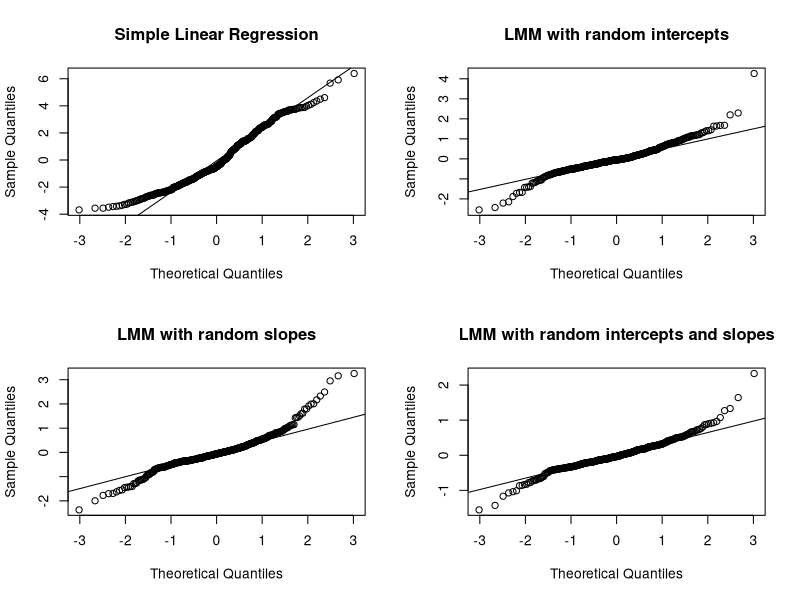
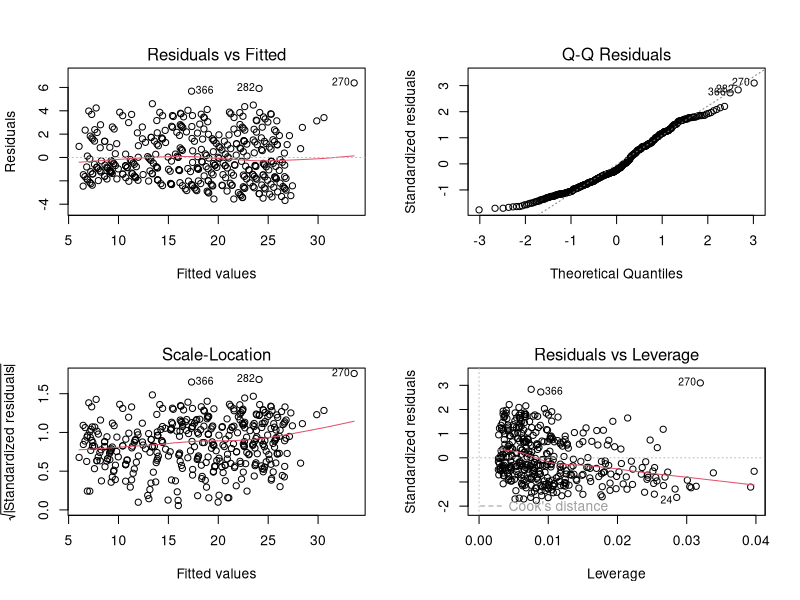

The R script that drew these images, in order:
## ---- chunk 1
library(here)
library(lattice)
library(lme4)
library(ggplot2)
## ---- chunk 2
# Read in data file
tern14 <- read.table("Terns2014.csv", header = TRUE, sep = ',', na.strings = "na")
## ---- chunk 3
# Only using simple Linear Regression
Model <- lm(Age ~ Wing * ID, data = tern14)
summary(Model)
AIC(Model)
## ---- chunk 4
Model.1 <- lmer(Age ~ Wing + (1|ID), data = tern14)
AIC(Model.1)
## ---- chunk 5
summary(Model.1)
## ---- chunk 6
model1_coef <- coef(Model.1)$ID
summary(model1_coef)
## ---- chunk 7
Model.2 <- lmer(Age ~ Wing + (0 + Wing|ID), data = tern14)
AIC(Model.2)
## ---- chunk 8
summary(Model.2)
## ---- chunk 9
model2_coef <- coef(Model.2)$ID
summary(model2_coef)
## ---- chunk 10
Model.3 <- lmer(Age ~ Wing + (1 + Wing|ID), data = tern14)
AIC(Model.3)
## ---- chunk 11
summary(Model.3)
## ---- chunk 12
pardef <- par()
par(mfrow = c(2,2))

qqnorm(resid(Model), main = "Simple Linear Regression")
qqline(resid(Model))

qqnorm(resid(Model.1), main = "LMM with random intercepts")
qqline(resid(Model.1))

qqnorm(resid(Model.2), main = "LMM with random slopes")
qqline(resid(Model.2))

qqnorm(resid(Model.3), main = "LMM with random intercepts and slopes")
qqline(resid(Model.3))
## ---- chunk 13
pardef <- par()
par(mfrow = c(2,2))
plot(Model)
